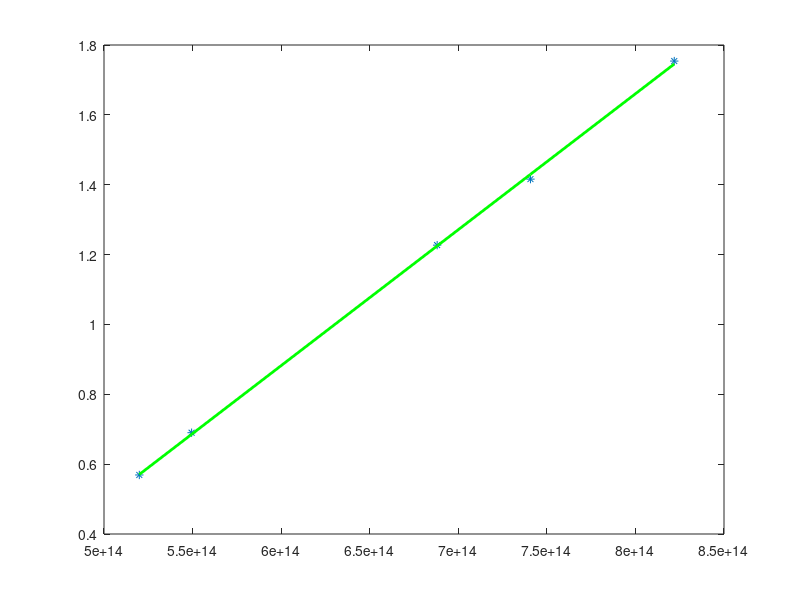

MATLAB code for this plot:
clear;  clc;
c=3e8;
Wave_length=[365 405 436 546 577]; %nm
x=c./(Wave_length*(1e-9));
y=[-1.754 -1.416 -1.227 -0.690 -0.569];
y=(-1).*y;
a1=polyfit(x,y,1);%1阶多项式最小二乘拟合
y1=polyval(a1,x);
plot(x,y,'*',x,y1,'g-','linewidth',2);